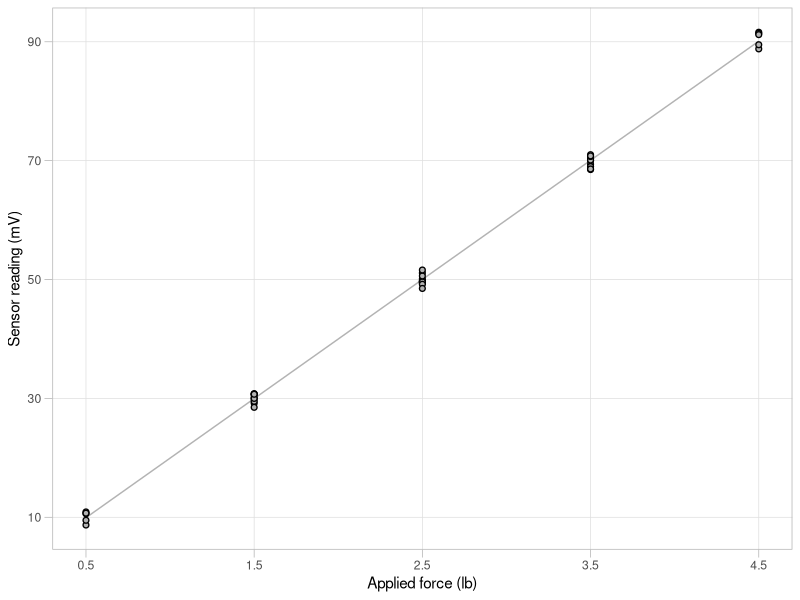
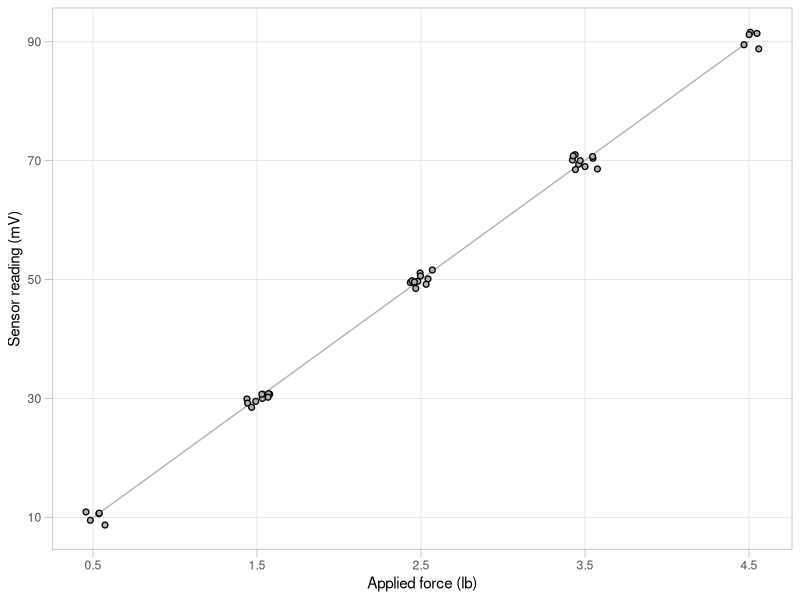
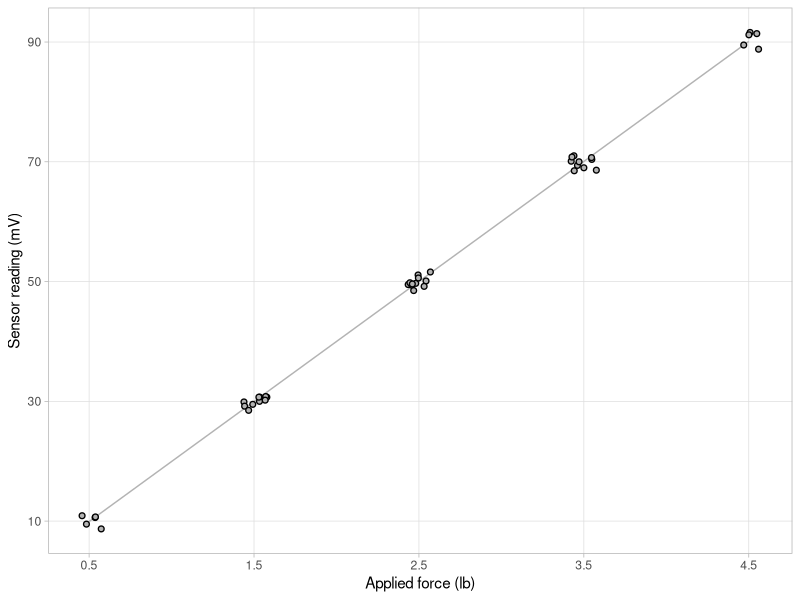
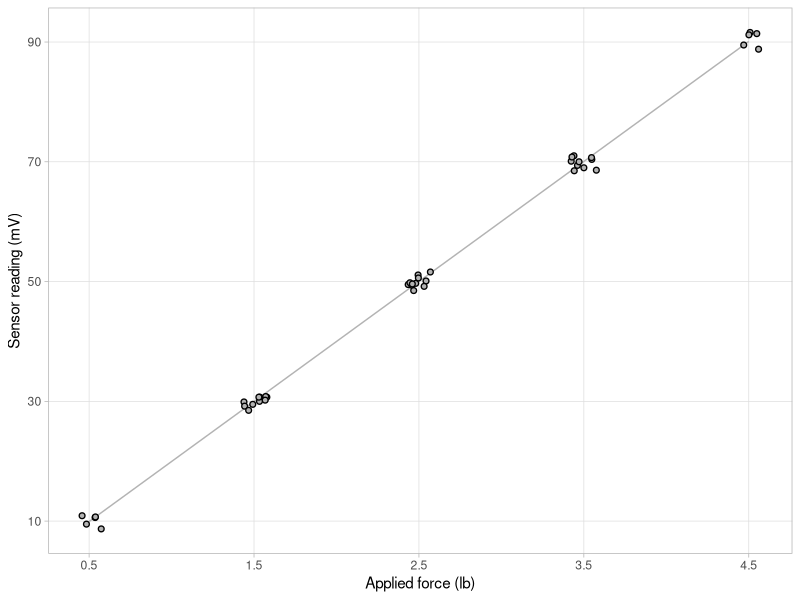
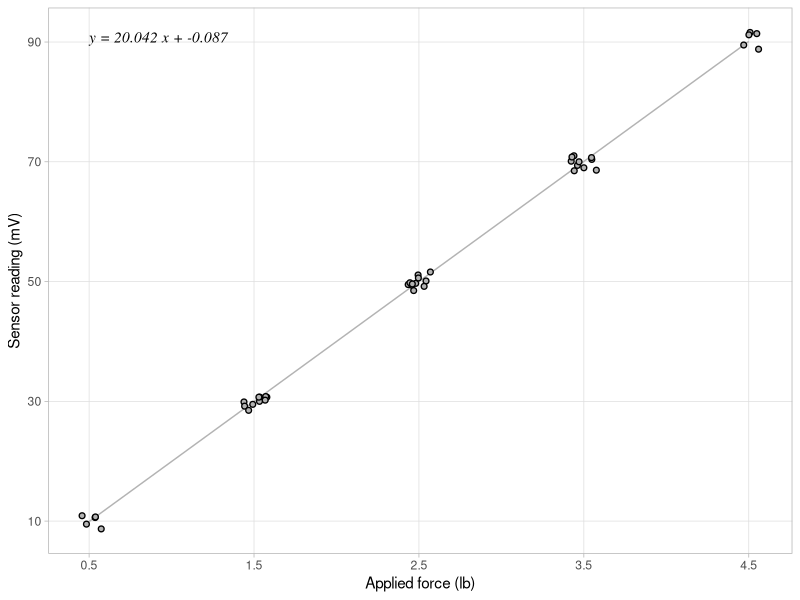
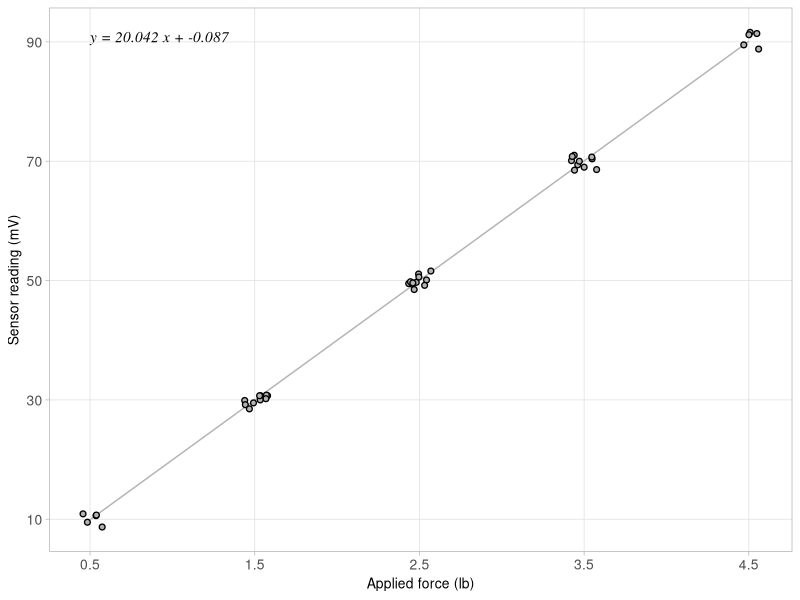
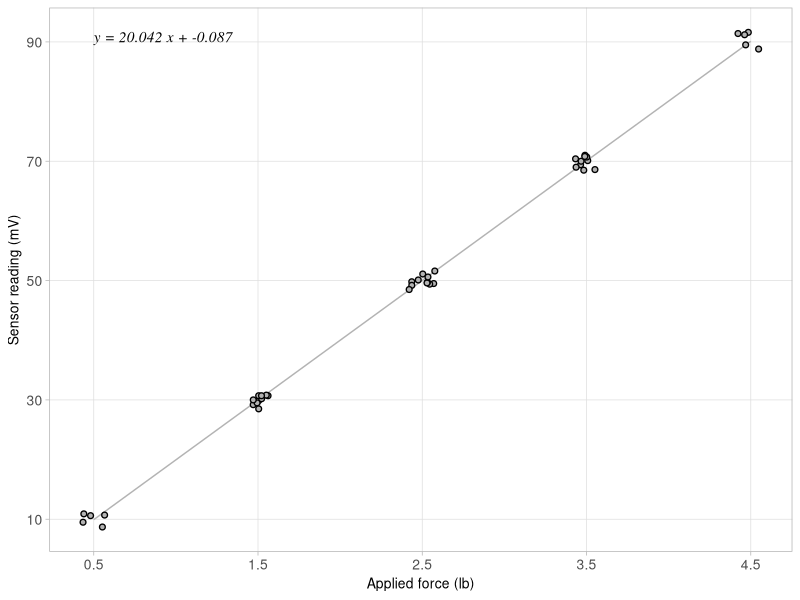

Source code (R) for these figures, in order:
## ---- chunk 1
library(knitr)
opts_knit$set(root.dir = '../')
opts_chunk$set(echo = TRUE, fig.keep='none')
## ---- chunk 2
library(readr)
library(plyr)
suppressPackageStartupMessages(library(dplyr))
library(ggplot2)
## ---- chunk 3
# itemized results that are cited in the report 
results      <- read_csv('results/04_calibr_outcomes.csv')

# extract numbers and units
slope        <- results$num[results$item == "slope"]
intercept    <- results$num[results$item == "intercept"]
accuracy     <- results$num[results$item == "accuracy"]
resid_bound  <- results$num[results$item == "resid_bound"]
input_min    <- results$num[results$item == "input_min"]
input_max    <- results$num[results$item == "input_max"]
output_min   <- results$num[results$item == "output_min"]
output_max   <- results$num[results$item == "output_max"]
input_units  <- results$unit[results$item == "input_max"]
output_units <- results$unit[results$item == "output_max"]

# compute range and span
output_span <- output_max - output_min
input_range_fraction <- round(input_max / 5 * 100, 1)
## ---- chunk 4
graph_data <- read_csv("data/02_calibr_data-tidy.csv")

calibr_graph <- ggplot(graph_data, aes(input_lb, output_mV)) +
    geom_smooth(method = 'lm', se = FALSE, color = 'gray70',  size = 0.5) + 
    geom_point(size = 1.5, stroke = 0.7, shape = 21, color = 'black', fill= 'gray70') +
    xlab("Applied force (lb)") + 
    ylab("Sensor reading (mV)") +
    scale_x_continuous(breaks = seq(0.5, 4.5, 1)) +
    scale_y_continuous(breaks = seq(10, 90, 20)) +
    theme_light() +
    theme(panel.grid.minor = element_blank(), axis.ticks.length = unit(2, "mm"))

print(calibr_graph)
## ---- chunk 5
set.seed(20160824) # ===== NEW LINE

calibr_graph <- ggplot(graph_data, aes(input_lb, output_mV)) +
    geom_smooth(method = 'lm', se = FALSE, color = 'gray70',  size = 0.5) + 
    geom_point(size = 1.5, stroke = 0.7, shape = 21, color = 'black', fill= 'gray70', position = position_jitter(width = 0.08, height = 0)) + # ===== ADD POSITION ARGUMENT
    xlab("Applied force (lb)") + 
    ylab("Sensor reading (mV)") +
    scale_x_continuous(breaks = seq(0.5, 4.5, 1)) +
    scale_y_continuous(breaks = seq(10, 90, 20)) +
    theme_light() +
    theme(panel.grid.minor = element_blank(), axis.ticks.length = unit(2, "mm"))

print(calibr_graph)
## ---- chunk 6
set.seed(20160824)

my_xlab <- paste0("Applied force (", input_units, ")") # ===== NEW LINE
my_ylab <- paste0("Sensor reading (", output_units, ")") # ===== NEW LINE

calibr_graph <- ggplot(graph_data, aes(input_lb, output_mV)) +
    geom_smooth(method = 'lm', se = FALSE, color = 'gray70',  size = 0.5) + 
    geom_point(size = 1.5, stroke = 0.7, shape = 21, color = 'black', fill= 'gray70', position = position_jitter(width = 0.08, height = 0)) + 
  xlab(my_xlab) + # ===== EDITED LINE
  ylab(my_ylab) + # ===== EDITED LINE
	scale_x_continuous(breaks = seq(from = 0.5, to = 4.5, by = 1)) +
	scale_y_continuous(breaks = seq(from = 10, to = 90, by = 20)) +
	theme_light() +
	theme(panel.grid.minor = element_blank())

print(calibr_graph)
## ---- chunk 7
x_test_seq <- sort(unique(graph_data$input_lb))
x_test_seq
## ---- chunk 8
# round to the nearest 10
y_nominal_seq <- sort(unique(plyr::round_any(graph_data$output_mV, 10)))
y_nominal_seq
## ---- chunk 9
set.seed(20160824)

my_xlab <- paste0("Applied force (", input_units, ")")
my_ylab <- paste0("Sensor reading (", output_units, ")")

calibr_graph <- ggplot(graph_data, aes(input_lb, output_mV)) +
    geom_smooth(method = 'lm', se = FALSE, color = 'gray70',  size = 0.5) + 
    geom_point(size = 1.5, stroke = 0.7, shape = 21, color = 'black', fill= 'gray70', position = position_jitter(width = 0.08, height = 0)) + 
	xlab(my_xlab) + 
	ylab(my_ylab) +
  scale_x_continuous(breaks = x_test_seq) +  # ===== EDITED LINE
  scale_y_continuous(breaks = y_nominal_seq) +  # ===== EDITED LINE
	theme_light() +
	theme(panel.grid.minor = element_blank())

print(calibr_graph)
## ---- chunk 10
set.seed(20160824)

my_xlab <- paste0("Applied force (", input_units, ")")
my_ylab <- paste0("Sensor reading (", output_units, ")")

calibr_eqn <- paste0("y = ", sprintf("%.3f", slope), " x + ", sprintf("%.3f", intercept)) # ===== NEW LINE

calibr_graph <- ggplot(graph_data, aes(input_lb, output_mV)) +
    geom_smooth(method = 'lm', se = FALSE, color = 'gray70',  size = 0.5) + 
    geom_point(size = 1.5, stroke = 0.7, shape = 21, color = 'black', fill= 'gray70', position = position_jitter(width = 0.08, height = 0)) + 
	xlab(my_xlab) + 
	ylab(my_ylab) +
	scale_x_continuous(breaks = x_test_seq) +
	scale_y_continuous(breaks = y_nominal_seq) +
  annotate("text", x = min(graph_data$input_lb), y = max(graph_data$output_mV), label = calibr_eqn, family = "serif", fontface = "italic", hjust = "left", vjust = "top") +  # ===== NEW LINE
	theme_light() +
	theme(panel.grid.minor = element_blank())
		
print(calibr_graph)
## ---- chunk 11
set.seed(20160824)

my_xlab <- paste0("Applied force (", input_units, ")")
my_ylab <- paste0("Sensor reading (", output_units, ")")

calibr_eqn <- paste0("y = ", sprintf("%.3f", slope), " x + ", sprintf("%.3f", intercept)) 

calibr_graph <- ggplot(graph_data, aes(input_lb, output_mV)) +
    geom_smooth(method = 'lm', se = FALSE, color = 'gray70',  size = 0.5) + 
    geom_point(size = 1.5, stroke = 0.7, shape = 21, color = 'black', fill= 'gray70', position = position_jitter(width = 0.08, height = 0)) + 
	xlab(my_xlab) + 
	ylab(my_ylab) +
	scale_x_continuous(breaks = x_test_seq) +
	scale_y_continuous(breaks = y_nominal_seq) +
	annotate("text", x = input_min, y = output_max, label = calibr_eqn, family = "serif", fontface = "italic", hjust = "left", vjust = "top", size = 11/2.85) + # ===== ADD SIZE ARGUMENTS in mm (convert using 2.85 pt/mm)
	theme_light() +
	theme(panel.grid.minor = element_blank(), axis.text  = element_text(size = 10), axis.title = element_text(size = 10)) # ===== ADD SIZE ARGUMENTS in points

print(calibr_graph)

ggsave("results/114_advanced_graph.png", plot = calibr_graph, 
			 width = 6, height = 4, units = "in", dpi = 300)
